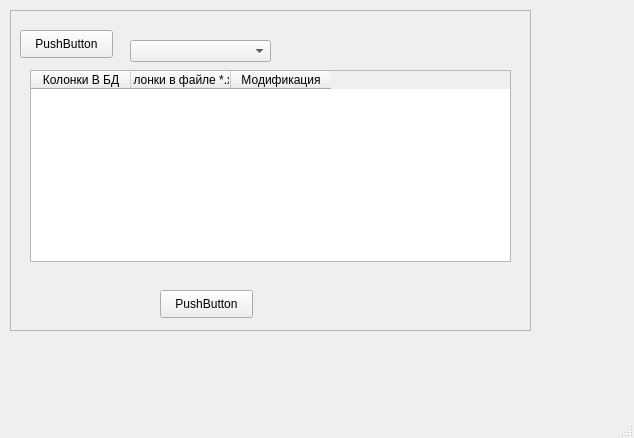
<?xml version="1.0" encoding="UTF-8"?>
<ui version="4.0">
 <class>MainWindow</class>
 <widget class="QMainWindow" name="MainWindow">
  <property name="geometry">
   <rect>
    <x>0</x>
    <y>0</y>
    <width>634</width>
    <height>438</height>
   </rect>
  </property>
  <property name="windowTitle">
   <string>MainWindow</string>
  </property>
  <widget class="QWidget" name="centralwidget">
   <widget class="QFrame" name="frame">
    <property name="geometry">
     <rect>
      <x>10</x>
      <y>10</y>
      <width>521</width>
      <height>321</height>
     </rect>
    </property>
    <property name="frameShape">
     <enum>QFrame::StyledPanel</enum>
    </property>
    <property name="frameShadow">
     <enum>QFrame::Raised</enum>
    </property>
    <widget class="QTableWidget" name="data_tables">
     <property name="geometry">
      <rect>
       <x>20</x>
       <y>60</y>
       <width>481</width>
       <height>192</height>
      </rect>
     </property>
     <column>
      <property name="text">
       <string>Колонки В БД</string>
      </property>
     </column>
     <column>
      <property name="text">
       <string>Колонки в файле *.xls</string>
      </property>
     </column>
     <column>
      <property name="text">
       <string>Модификация</string>
      </property>
     </column>
    </widget>
    <widget class="QPushButton" name="add_file_pushbutton">
     <property name="geometry">
      <rect>
       <x>10</x>
       <y>20</y>
       <width>93</width>
       <height>28</height>
      </rect>
     </property>
     <property name="text">
      <string>PushButton</string>
     </property>
    </widget>
    <widget class="QComboBox" name="tables_combobox">
     <property name="geometry">
      <rect>
       <x>120</x>
       <y>30</y>
       <width>141</width>
       <height>22</height>
      </rect>
     </property>
    </widget>
    <widget class="QPushButton" name="export_pushbutton">
     <property name="geometry">
      <rect>
       <x>150</x>
       <y>280</y>
       <width>93</width>
       <height>28</height>
      </rect>
     </property>
     <property name="text">
      <string>PushButton</string>
     </property>
    </widget>
   </widget>
  </widget>
  <widget class="QMenuBar" name="menubar">
   <property name="geometry">
    <rect>
     <x>0</x>
     <y>0</y>
     <width>634</width>
     <height>26</height>
    </rect>
   </property>
  </widget>
  <widget class="QStatusBar" name="statusbar"/>
 </widget>
 <resources/>
 <connections/>
</ui>
